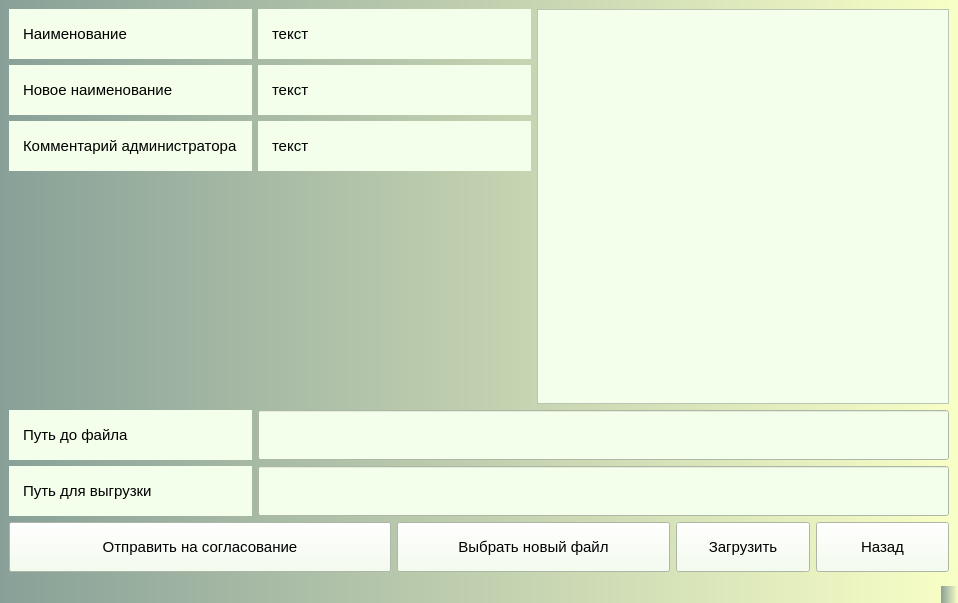
<?xml version="1.0" encoding="UTF-8"?>
<ui version="4.0">
 <class>AgreementUserCardBadAgreement</class>
 <widget class="QMainWindow" name="AgreementUserCardBadAgreement">
  <property name="geometry">
   <rect>
    <x>0</x>
    <y>0</y>
    <width>958</width>
    <height>603</height>
   </rect>
  </property>
  <property name="windowTitle">
   <string>MainWindow</string>
  </property>
  <property name="styleSheet">
   <string notr="true">background:qlineargradient(spread:repeat, x1:0, y1:0, x2:1, y2:0, stop:0 rgba(83, 160, 81, 255), stop:1 rgba(255, 120, 161, 255))qlineargradient(spread:repeat, x1:0, y1:0, x2:1, y2:0, stop:0 rgba(136, 160, 152, 255), stop:1 rgba(248, 255, 198, 255))</string>
  </property>
  <widget class="QWidget" name="centralwidget">
   <layout class="QGridLayout" name="gridLayout">
    <item row="6" column="4">
     <widget class="QPushButton" name="pushButtonCheckOldAgreement_3">
      <property name="minimumSize">
       <size>
        <width>0</width>
        <height>50</height>
       </size>
      </property>
      <property name="styleSheet">
       <string notr="true">background:rgb(243, 255, 234);
padding: 10;
font-size: 15px;</string>
      </property>
      <property name="text">
       <string>Загрузить</string>
      </property>
     </widget>
    </item>
    <item row="1" column="1" colspan="2">
     <widget class="QLabel" name="labelNewName">
      <property name="styleSheet">
       <string notr="true">background:rgb(243, 255, 234);
padding: 10;
font-size: 15px;</string>
      </property>
      <property name="text">
       <string>текст</string>
      </property>
     </widget>
    </item>
    <item row="1" column="0">
     <widget class="QLabel" name="label_8">
      <property name="minimumSize">
       <size>
        <width>0</width>
        <height>50</height>
       </size>
      </property>
      <property name="styleSheet">
       <string notr="true">background:rgb(243, 255, 234);
padding: 10;
font-size: 15px;</string>
      </property>
      <property name="text">
       <string>Новое наименование</string>
      </property>
     </widget>
    </item>
    <item row="2" column="1" colspan="2">
     <widget class="QLabel" name="labelUserComment">
      <property name="minimumSize">
       <size>
        <width>200</width>
        <height>50</height>
       </size>
      </property>
      <property name="styleSheet">
       <string notr="true">background:rgb(243, 255, 234);
padding: 10;
font-size: 15px;</string>
      </property>
      <property name="text">
       <string>текст</string>
      </property>
     </widget>
    </item>
    <item row="4" column="1" colspan="5">
     <widget class="QLineEdit" name="lineEditPathToDownload_2">
      <property name="minimumSize">
       <size>
        <width>0</width>
        <height>50</height>
       </size>
      </property>
      <property name="styleSheet">
       <string notr="true">background:rgb(243, 255, 234);
padding: 10;
font-size: 15px;</string>
      </property>
     </widget>
    </item>
    <item row="0" column="1" colspan="2">
     <widget class="QLabel" name="labelName">
      <property name="minimumSize">
       <size>
        <width>0</width>
        <height>50</height>
       </size>
      </property>
      <property name="styleSheet">
       <string notr="true">background:rgb(243, 255, 234);
padding: 10;
font-size: 15px;</string>
      </property>
      <property name="text">
       <string>текст</string>
      </property>
     </widget>
    </item>
    <item row="2" column="0">
     <widget class="QLabel" name="label_2">
      <property name="minimumSize">
       <size>
        <width>50</width>
        <height>50</height>
       </size>
      </property>
      <property name="maximumSize">
       <size>
        <width>16777215</width>
        <height>100</height>
       </size>
      </property>
      <property name="styleSheet">
       <string notr="true">background:rgb(243, 255, 234);
padding: 10;
font-size: 15px;</string>
      </property>
      <property name="text">
       <string>Комментарий администратора</string>
      </property>
     </widget>
    </item>
    <item row="5" column="1" colspan="5">
     <widget class="QLineEdit" name="lineEditPathToDownload">
      <property name="minimumSize">
       <size>
        <width>0</width>
        <height>50</height>
       </size>
      </property>
      <property name="styleSheet">
       <string notr="true">background:rgb(243, 255, 234);
padding: 10;
font-size: 15px;</string>
      </property>
     </widget>
    </item>
    <item row="6" column="2" colspan="2">
     <widget class="QPushButton" name="pushButtonCheckOldAgreement_4">
      <property name="minimumSize">
       <size>
        <width>0</width>
        <height>50</height>
       </size>
      </property>
      <property name="styleSheet">
       <string notr="true">background:rgb(243, 255, 234);
padding: 10;
font-size: 15px;</string>
      </property>
      <property name="text">
       <string>Выбрать новый файл</string>
      </property>
     </widget>
    </item>
    <item row="5" column="0">
     <widget class="QLabel" name="label_4">
      <property name="minimumSize">
       <size>
        <width>0</width>
        <height>50</height>
       </size>
      </property>
      <property name="styleSheet">
       <string notr="true">background:rgb(243, 255, 234);
padding: 10;
font-size: 15px;</string>
      </property>
      <property name="text">
       <string>Путь для выгрузки</string>
      </property>
     </widget>
    </item>
    <item row="4" column="0">
     <widget class="QLabel" name="label_5">
      <property name="minimumSize">
       <size>
        <width>0</width>
        <height>50</height>
       </size>
      </property>
      <property name="styleSheet">
       <string notr="true">background:rgb(243, 255, 234);
padding: 10;
font-size: 15px;</string>
      </property>
      <property name="text">
       <string>Путь до файла</string>
      </property>
     </widget>
    </item>
    <item row="6" column="5">
     <widget class="QPushButton" name="pushButtonBack">
      <property name="minimumSize">
       <size>
        <width>0</width>
        <height>50</height>
       </size>
      </property>
      <property name="styleSheet">
       <string notr="true">background:rgb(243, 255, 234);
padding: 10;
font-size: 15px;</string>
      </property>
      <property name="text">
       <string>Назад</string>
      </property>
     </widget>
    </item>
    <item row="0" column="0">
     <widget class="QLabel" name="label">
      <property name="minimumSize">
       <size>
        <width>0</width>
        <height>50</height>
       </size>
      </property>
      <property name="maximumSize">
       <size>
        <width>16777215</width>
        <height>100</height>
       </size>
      </property>
      <property name="styleSheet">
       <string notr="true">background:rgb(243, 255, 234);
padding: 10;
font-size: 15px;</string>
      </property>
      <property name="text">
       <string>Наименование</string>
      </property>
     </widget>
    </item>
    <item row="6" column="0" colspan="2">
     <widget class="QPushButton" name="pushButtonToAgreemennt">
      <property name="minimumSize">
       <size>
        <width>0</width>
        <height>50</height>
       </size>
      </property>
      <property name="styleSheet">
       <string notr="true">background:rgb(243, 255, 234);
padding: 10;
font-size: 15px;</string>
      </property>
      <property name="text">
       <string>Отправить на согласование</string>
      </property>
     </widget>
    </item>
    <item row="3" column="1">
     <spacer name="verticalSpacer">
      <property name="orientation">
       <enum>Qt::Vertical</enum>
      </property>
      <property name="sizeHint" stdset="0">
       <size>
        <width>20</width>
        <height>40</height>
       </size>
      </property>
     </spacer>
    </item>
    <item row="0" column="3" rowspan="4" colspan="3">
     <widget class="QScrollArea" name="scrollAreaGosts">
      <property name="minimumSize">
       <size>
        <width>0</width>
        <height>300</height>
       </size>
      </property>
      <property name="styleSheet">
       <string notr="true">background:rgb(243, 255, 234);
font-size:16pt</string>
      </property>
      <property name="widgetResizable">
       <bool>true</bool>
      </property>
      <widget class="QWidget" name="scrollAreaWidgetContents_3">
       <property name="geometry">
        <rect>
         <x>0</x>
         <y>0</y>
         <width>413</width>
         <height>374</height>
        </rect>
       </property>
      </widget>
     </widget>
    </item>
   </layout>
  </widget>
  <widget class="QMenuBar" name="menubar">
   <property name="geometry">
    <rect>
     <x>0</x>
     <y>0</y>
     <width>958</width>
     <height>21</height>
    </rect>
   </property>
  </widget>
  <widget class="QStatusBar" name="statusbar"/>
 </widget>
 <resources/>
 <connections/>
</ui>
